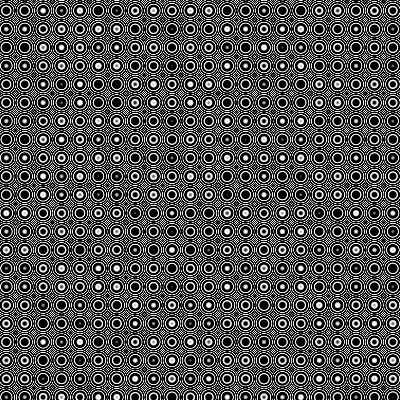
Frame 1 (no input)
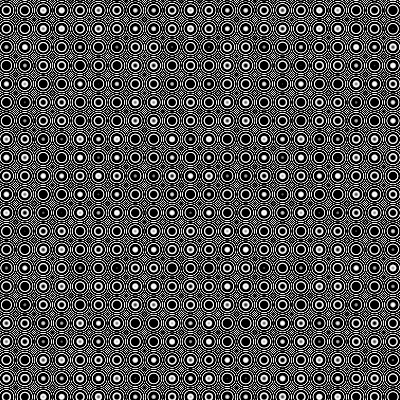
Frame 60 (the mouse pressed at the canvas centre just before this capture)
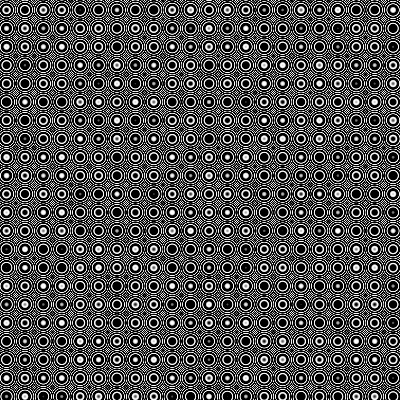
Frame 120 (the mouse held since frame 60 and released just before this capture)

The Processing sketch that drew these frames (run headless with seeded random() and noise(); from frame 60 on, the mouse is pressed at the canvas centre):

// Processing sketch: processing_174986
// ── processing_174986.pde

float[] sX,sY,dX,dY;
float d,z;
int n;
color c;
boolean positif;

void setup() {
  size(400,400);
  setS();
}

void setS() {
  n  = round(random(1,3));
  z  = random(0.01,0.3);
  sX = new float[n];sY = new float[n];
  dX = new float[n];dY = new float[n];
  for(int i=0;i<n;i++){
    sX[i] = random(width);sY[i] = random(height);
    dX[i] = random(-0.01,0.01);dY[i] = random(-0.01,0.01);
  }
}

void draw() {
  for(int i=0;i<n;i++) {
    sX[i]+=dX[i];
    sY[i]+=dY[i];
    if(sX[i]<0||sX[i]>width) {dX[i]*=-1;}
    if(sY[i]<0||sY[i]>height) {dY[i]*=-1;}
  }
  loadPixels();
  for(int x=0;x<width;x++) {
    for(int y=0;y<height;y++) {
      d       = 0.0;
      positif = true;
      for(int s=0;s<n;s++) {
        d += (sq(sX[s]-x)+sq(sY[s]-y))*z;
      }
      d = sin(d);
      if(d<0) {c = color(0);} else {c = color(d*255);}
      pixels[y*width+x]=c;
    }
  }
  updatePixels();
}

void keyPressed() {
  setS();
}
